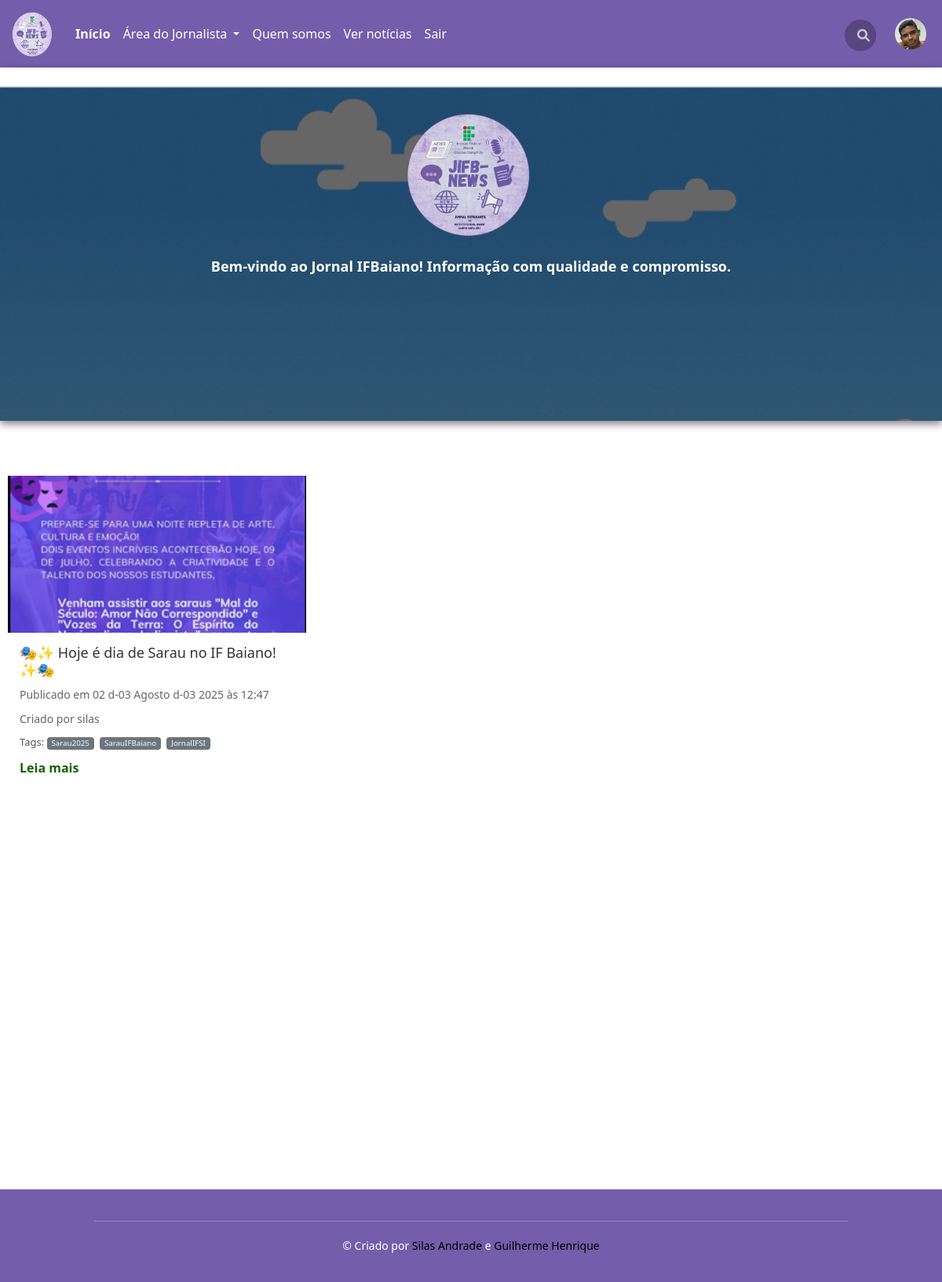
The app's page / (signed in) with its own data.
### news/models.py (models this page shows, shortened)
class Noticia(models.Model):
    autor = models.ForeignKey(Perfil, on_delete=models.CASCADE)
    título = models.CharField(max_length=500)
    corpo = models.TextField(blank=True, null=True)
    capa_noticia = models.ImageField(upload_to="uploads/noticias/CAPAS/%Y/%m/%d")
    tags = models.CharField(max_length=255, blank=True, help_text="Separe as tags por vírgula")
    visivel = models.BooleanField(default=True)
    updated = models.DateTimeField(auto_now=True)
    created = models.DateTimeField(auto_now_add=True)

### base/models.py (models this page shows)
class Perfil(models.Model):
    user = models.OneToOneField(
        User,
        on_delete=models.CASCADE
        )
    bio = models.TextField(blank=True, null=True)
    foto_de_perfil = models.ImageField(
        upload_to="uploads/perfis",
        blank=True
        )
    pode_comentar = models.BooleanField(
        default=True
        )
    pode_alterar_foto_de_perfil = models.BooleanField(
        default=True
        )
    verificado = models.BooleanField(
        default=False
    )
    def __str__(self):
        return self.user.username

### base/views.py (the view)
# urls.py: path('', HomePage, name='home'),
def HomePage(request):
    noticias = Noticia.objects.all().order_by('-updated')[:10]
    if request.user.is_authenticated:
        try:
            perfil = Perfil.objects.get(user=request.user)
            foto = perfil.foto_de_perfil
        except Perfil.DoesNotExist:
            perfil = None
            foto = None
        context = {
            'noticias': noticias,
            'perfil': perfil,
            'minha_foto_de_perfil': foto
        }
    else:
        context = {
            'noticias':noticias,
            'perfil':None,
            'minha_foto_de_perfil':None
        }
    return render(request, "base/index.html", context)

### news/templatetags/news_filters.py (called while the page is built)
@register.filter(name='split')
def split(value, key):
    return value.split(key)

@register.filter(name='strip')
def strip(value):
    return value.strip()

### templates/base/index.html (shortened to what this page needs)
{% extends "main.html" %}
{% load static %}
{% block extra_css %}
    <link rel="stylesheet" href="{% static 'CSS/base/noticias.css' %}">
    <link rel="stylesheet" href="{% static 'CSS/base/eventos.css' %}">
    <link rel="stylesheet" href="{% static 'CSS/base/style.css' %}">
{% endblock %}
{% block content %}
   <div class="entrada-container">
  <div class="entrada-lg" style="background-image: url('{% static "img/desenho_IFbaianoSI.png" %}');"></div>
  <img src="{% static 'img/LOGO_JIFB_SEM_FUNDO.png'%}" alt="Logo do Jornal" class="entrada-logo">
  <div class="entrada-conteudo">
    <div class="entrada-mensagem">
      <p>Bem-vindo ao Jornal IFBaiano! Informação com qualidade e compromisso.</p>
    </div>
  </div>
</div>
{% load news_filters %}
{% load static %}
<section class="noticias" id="noticias">
    <div class="container-noticias">
        <section class="noticias">
            <div class="noticias-container">
                {% for noticia in noticias %}
                    {% if noticia.visivel == True %}
                        <div class="noticia-card">
                            <a href="{% url 'noticia' noticia.id %}">
                                {% if noticia.capa_noticia %}
                                    <img src="{{ noticia.capa_noticia.url }}" alt="Capa da Notícia: {{ noticia.título }}">
                                {% else %}
                                    <img src="{% static 'img/placeholder_noticia.jpg' %}" alt="Imagem padrão de notícia">
                                {% endif %}
                            </a>
                            <div class="noticia-card-content">
                                <h3>{{noticia.título}}</h3>
                                <p>Publicado em {{noticia.created|date:"d \de F \de Y \à\s H:i"}}</p>
                                <p>Criado por {{noticia.autor}}</p>
                                {% if noticia.tags %}
                                    <div class="noticia-tags">
                                        Tags:
                                        {% for tag_name in noticia.tags|split:"," %}
                                            <span class="badge bg-secondary me-1">{{ tag_name|strip }}</span>
                                        {% endfor %}
                                    </div>
                                {% endif %}
                                <a href="{% url 'noticia' noticia.id %}" class="noticia-leia">Leia mais</a>
                            </div>
                        </div>
                    {% endif %}
                {% endfor%}
            </div>
        </section>
    </div>
</section>
{% endblock %}

### templates/main.html (shortened to what this page needs)
{% load static %}
<!DOCTYPE html>
<html lang="pt-BR">
<head>
    <link href="https://cdn.jsdelivr.net/npm/bootstrap@5.3.0/dist/css/bootstrap.min.css" rel="stylesheet">
    <link href="https://cdnjs.cloudflare.com/ajax/libs/font-awesome/6.0.0/css/all.min.css" rel="stylesheet">
    {% block extra_css %}{% endblock %}
</head>
<body>
    {% include 'navbar.html' %}
    {% block content %}
    {% endblock %}
    {% include 'footer.html' %}
</body>
</html>

### templates/navbar.html (shortened to what this page needs)
{% load static %}
<nav class="navbar navbar-expand-lg minha-navbar">
  <div class="container-fluid">
    <a class="navbar-brand" href="/">
      <img src="{% static 'img/LOGO_JIFB_SEM_FUNDO.png' %}" alt="Logo" width="60" height="60">
    </a>
    <div class="collapse navbar-collapse" id="navbarSupportedContent">
      <ul class="navbar-nav me-auto mb-2 mb-lg-0">
        <li class="nav-item">
          <a class="nav-link {% if request.path == '/' %}active{% endif %}" href="/">Início</a>
        </li>
        {% if request.user.is_staff %}
        <li class="nav-item dropdown">
          <a class="nav-link dropdown-toggle" href="#" id="jornalistaDropdown" role="button" data-bs-toggle="dropdown"
            aria-expanded="false">
            Área do Jornalista
          </a>
        </li>
        {% endif %}
        <li class="nav-item">
          <a class="nav-link" href="{% url 'quem_somos' %}">Quem somos</a>
        </li>
        <li class="nav-item">
          <a class="nav-link" href="{% url 'feed' %}">Ver notícias</a>
        </li>
        {% if request.user.is_authenticated %}
        <li class="nav-item"><a class="nav-link" href="{% url 'logout' %}">Sair</a></li>
        {% else %}
        <li class="nav-item"><a class="nav-link" href="{% url 'login' %}">Entrar</a></li>
        {% endif %}
      </ul>
      <ul class="navbar-nav ms-auto mb-2 mb-lg-0">
        <li class="nav-item me-3">
          <form class="search-box" role="search" method="GET" action="{% url 'procurar_noticia' %}">
            <button type="submit" class="search-button" aria-label="Pesquisar">
              <i class="fas fa-search"></i>
            </button>
          </form>
        </li>
        {% if request.user.is_authenticated %}
        <li class="nav-item">
          <a class="nav-link" href="{% url 'user' request.user.username %}">
            <img src="{{minha_foto_de_perfil.url}}" alt="Perfil" class="rounded-circle"
              style="width: 40px; height: 40px;">
          </a>
        </li>
      </ul>
      {% endif %}
    </div>
  </div>
</nav>

### templates/footer.html (shortened to what this page needs)
{% load static %}
<footer class="footer">
      <hr>
    <div>
        <p>
        ©  Criado por <a class="direitoautoral" rel="noreferrer" target="_blank" href="https://github.com/SilasAndradev/">Silas Andrade</a> e <a class="direitoautoral" rel="noreferrer" target="_blank" href="https://github.com/Ghs-d/">Guilherme Henrique</a>
        </p>
    </div>
</footer>

### static/CSS/base/noticias.css (style rules this page uses)
.noticias { margin-bottom: 500px; }
.noticias-container { display: grid; grid-template-columns: repeat(3, 1fr); gap: 20px; max-width: 1200px; width: 100%; margin: 0 auto; padding: 10px; }
.noticia-card { background: #fff; overflow: hidden; }
.noticia-card img { width: 100%; height: 200px; object-fit: cover; }
.noticia-card-content { padding: 15px; }
.noticia-card h3 { font-size: 18px; margin-bottom: 10px; color: #333; }
.noticia-card p { font-size: 14px; color: #666; margin-bottom: 10px; }
.noticia-leia { text-decoration: none; color: #116107; font-weight: bold; }

### static/CSS/base/style.css (style rules this page uses)
.entrada-container { position: relative; width: 100%; max-width: 1750px; height: 450px; overflow: hidden; margin: 0 auto 60px; box-shadow: 0 4px 10px rgba(0, 0, 0, 0.5); }
.entrada-lg { position: absolute; top: 0; left: 0; width: 100%; height: 100%; background-size: cover; background-position: center; background-attachment: fixed; z-index: -1; filter: brightness(50%); }
.entrada-logo { position: absolute; top: 30%; left: 50%; transform: translate(-50%, -50%); width: 185px; height: auto; opacity: 0.9; }
.entrada-conteudo { position: absolute; top: 58%; left: 50%; transform: translate(-50%, -50%); text-align: center; width: 100%; max-width: 700px; padding: 0 1rem; z-index: 2; }
.entrada-mensagem { font-size: 18px; font-weight: bold; color: white; margin-bottom: 1rem; }
.noticia-tags { margin-top: 10px; margin-bottom: 10px; font-size: 13px; color: #555; }
.badge.bg-secondary { background-color: #6c757d !important; color: #fff !important; padding: 0.3em 0.6em; border-radius: 0.25rem; font-weight: normal; }

### templates/navbar.html (style rules this page uses)
.minha-navbar { background-color: #745dab; }
.nav-link { color: white; }
.nav-link.active { color: white !important; font-weight: bold; }
.navbar-brand img { border-radius: 8px; }
form.search-box { margin-top: 10px; display: flex; align-items: center; background: #1C252E; height: 40px; border-radius: 50px; padding: 5px 10px; width: 40px; transition: width 0.4s ease; overflow: hidden; }
form.search-box { display: flex; align-items: center; background: #584681; height: 40px; border-radius: 50px; padding: 5px 10px; width: 40px; transition: width 0.4s ease; overflow: hidden; }
.search-button { color: #cac9c9; background: #584681; border: none; width: 40px; height: 40px; border-radius: 50%; display: flex; align-items: center; cursor: pointer; flex-shrink: 0; margin-top: 0;/ }
.navbar-nav.ms-auto .nav-link img { vertical-align: middle; display: inline-block; margin-top: 0; }

### templates/footer.html (style rules this page uses)
.footer { background-color: #745dab; padding: 20px 0; text-align: center; margin-top: 50px; width: 100%; box-sizing: border-box; overflow-x: hidden; }
.direitoautoral:link { color: #000000; text-decoration: none; }
body { margin: 0; padding: 0; box-sizing: border-box; }
.footer hr { margin: 20px auto; border-color: #fff; width: 80%; }
.footer p { margin-top: 20px; font-size: 14px; color:#fff; }

### records on screen
Noticia: capa_noticia (picture), título "🎭✨ Hoje é dia de Sarau no IF Baiano! ✨🎭", created "02 d-03 Agosto d-03 2025 às 12:47", autor "silas", tags "Sarau2025" "SarauIFBaiano" "JornalIFSI"
